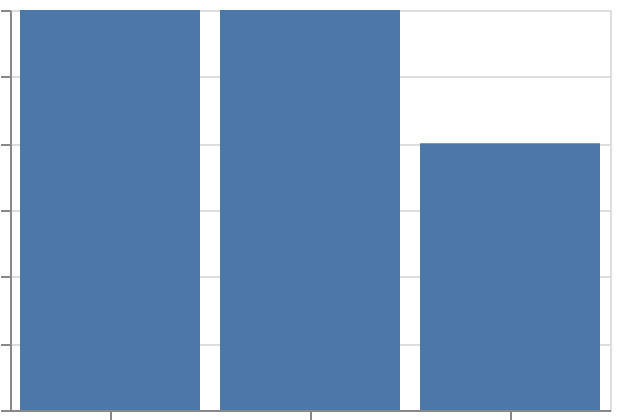

Write a Vega-Lite specification for this figure.
### Vega-Lite specification from a JSON file in a GitHub repository (floating-point values rounded to 4 significant figures)
{"$schema": "https://vega.github.io/schema/vega-lite/v6.json", "padding": 5, "autosize": "none", "width": 300, "height": 200, "data": {"name": "table", "values": [{"c": "A", "g": "p", "x": 1, "y": 2, "v": 5, "t": "2024-01-15", "o": {"v": 3}, "IMDB Rating": 6.1, "d": "x1"}, {"c": "B", "g": "q", "x": 2, "y": 4, "v": 9, "t": "2024-02-20", "o": {"v": 7}, "IMDB Rating": 7.4, "d": "x2"}, {"c": "A", "g": "q", "x": 3, "y": 3, "v": 2, "t": "2024-03-05", "o": {"v": 1}, "IMDB Rating": 5.2, "d": "x1"}, {"c": "C", "g": "p", "x": 4, "y": 6, "v": 7, "t": "2024-05-30", "o": {"v": 4}, "IMDB Rating": 8.8, "d": "x3"}, {"c": "B", "g": "p", "x": 5, "y": 5, "v": 4, "t": "2024-07-11", "o": {"v": 9}, "IMDB Rating": 6.9, "d": "x2"}, {"c": "C", "g": "q", "x": 6, "y": 8, "v": 6, "t": "2024-09-02", "o": {"v": 2}, "IMDB Rating": 7.7, "d": "x3"}, {"c": "A", "g": "p", "x": 7, "y": 7, "v": 8, "t": "2024-11-25", "o": {"v": 5}, "IMDB Rating": 4.4, "d": "x1"}, {"c": "B", "g": "q", "x": 8, "y": 9, "v": 3, "t": "2024-12-31", "o": {"v": 8}, "IMDB Rating": 9.1, "d": "x2"}]}, "mark": "bar", "encoding": {"x": {"field": "t", "type": "ordinal", "timeUnit": "day"}, "y": {"aggregate": "count", "type": "quantitative"}}}
